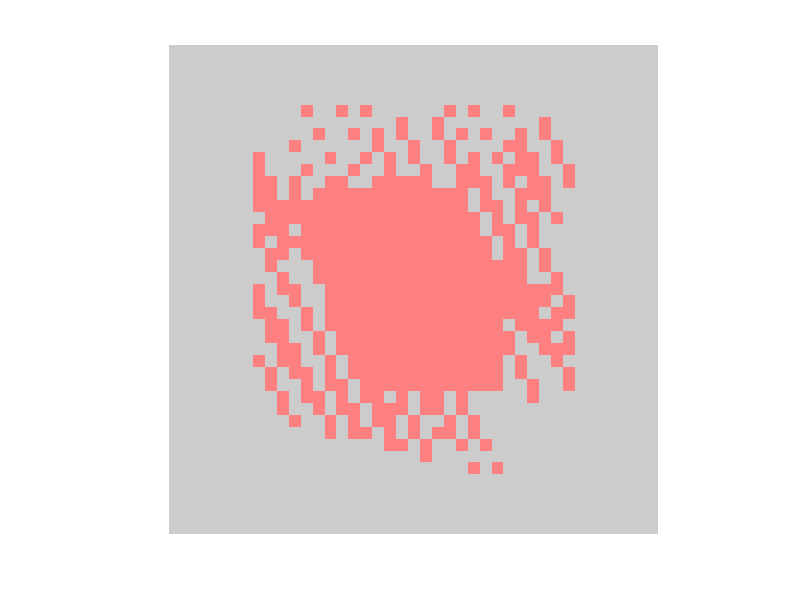

Write the MATLAB code that produced this figure.
% % Load data
% load('REDUNDANT_MAIN_PAD_BLOCK_BITMAP.mat');  % variable: REDUNDANT_MAIN_PAD_BLOCK_BITMAP
% 
% % Create binary mask
% MAIN_PAD_BITMAP = zeros(size(REDUNDANT_MAIN_PAD_BLOCK_BITMAP));
% MAIN_PAD_BITMAP(REDUNDANT_MAIN_PAD_BLOCK_BITMAP == 1) = 1;
% 
% % Define colors
% foreground = [0.4, 0.4, 0.9];   % 
% background = [0.8, 0.8, 0.8];   % 
% 
% % Construct RGB image
% RGB = zeros([size(MAIN_PAD_BITMAP), 3]);
% for i = 1:3
%     RGB(:, :, i) = background(i) + (foreground(i) - background(i)) * MAIN_PAD_BITMAP;
% end
% 
% % Plot
% figure('Position', [100, 100, 700, 700]);
% imshow(RGB, 'InitialMagnification', 'fit');  % 或 'nearest'
% 
% axis off;
% 
% % Export with high resolution
% exportgraphics(gcf, 'redundant_main_pad_bitmap.png', 'Resolution', 600);
% 
% 
% % Load data
% load('REDUNDANT_MAIN_PAD_BLOCK_BITMAP_DILATED.mat');  % variable: REDUNDANT_MAIN_PAD_BLOCK_BITMAP_DILATED
% 
% % Create binary mask
% MAIN_PAD_BITMAP_DILATED = zeros(size(REDUNDANT_MAIN_PAD_BLOCK_BITMAP_DILATED));
% MAIN_PAD_BITMAP_DILATED(REDUNDANT_MAIN_PAD_BLOCK_BITMAP_DILATED == 1) = 1;
% 
% % Define colors
% foreground = [0.4, 0.4, 0.9];   % 
% background = [0.8, 0.8, 0.8];   % 
% 
% % Construct RGB image
% RGB = zeros([size(MAIN_PAD_BITMAP_DILATED), 3]);
% for i = 1:3
%     RGB(:, :, i) = background(i) + (foreground(i) - background(i)) * MAIN_PAD_BITMAP_DILATED;
% end
% 
% % Plot
% figure('Position', [100, 100, 700, 700]);
% imshow(RGB, 'InitialMagnification', 'fit');  % 或 'nearest'
% 
% axis off;
% 
% % Export with high resolution
% exportgraphics(gcf, 'redundant_main_pad_bitmap_dilated.png', 'Resolution', 600);
% 
% 
% 
% % Load data
% load('REDUNDANT_COPY_PAD_BLOCK_BITMAP.mat');  % variable: REDUNDANT_COPY_PAD_BLOCK_BITMAP
% 
% % Create binary mask
% COPY_PAD_BITMAP = zeros(size(REDUNDANT_COPY_PAD_BLOCK_BITMAP));
% COPY_PAD_BITMAP(REDUNDANT_COPY_PAD_BLOCK_BITMAP == 1) = 1;
% 
% % Define colors
% foreground = [0.4, 0.4, 0.9];   % 
% background = [0.8, 0.8, 0.8];   % 
% 
% % Construct RGB image
% RGB = zeros([size(COPY_PAD_BITMAP), 3]);
% for i = 1:3
%     RGB(:, :, i) = background(i) + (foreground(i) - background(i)) * COPY_PAD_BITMAP;
% end
% 
% % Plot
% figure('Position', [100, 100, 700, 700]);
% imshow(RGB, 'InitialMagnification', 'fit');  % 或 'nearest'
% 
% axis off;
% 
% % Export with high resolution
% exportgraphics(gcf, 'redundant_copy_pad_bitmap.png', 'Resolution', 600);
% 
% 
% % Load data
% load('REDUNDANT_COPY_PAD_BLOCK_BITMAP_DILATED.mat');  % variable: REDUNDANT_COPY_PAD_BLOCK_BITMAP_DILATED
% 
% % Create binary mask
% COPY_PAD_BITMAP_DILATED = zeros(size(REDUNDANT_COPY_PAD_BLOCK_BITMAP_DILATED));
% COPY_PAD_BITMAP_DILATED(REDUNDANT_COPY_PAD_BLOCK_BITMAP_DILATED == 1) = 1;
% 
% % Define colors
% foreground = [0.4, 0.4, 0.9];   % 
% background = [0.8, 0.8, 0.8];   % 
% 
% % Construct RGB image
% RGB = zeros([size(COPY_PAD_BITMAP_DILATED), 3]);
% for i = 1:3
%     RGB(:, :, i) = background(i) + (foreground(i) - background(i)) * COPY_PAD_BITMAP_DILATED;
% end
% 
% % Plot
% figure('Position', [100, 100, 700, 700]);
% imshow(RGB, 'InitialMagnification', 'fit');  % 或 'nearest'
% 
% axis off;
% 
% % Export with high resolution
% exportgraphics(gcf, 'redundant_copy_pad_bitmap_dilated.png', 'Resolution', 600);
% 
% 
% 
% % AND BITMAP of MAIN & COPY
% % Load data
% load('cross_bitmap_main_copy.mat');  % variable: cross_bitmap_main_copy
% 
% % Create binary mask
% cross_bitmap_main_copy_bitmap = zeros(size(cross_bitmap_main_copy));
% cross_bitmap_main_copy_bitmap(cross_bitmap_main_copy == 1) = 1;
% 
% % Define colors
% foreground = [0.4, 0.4, 0.9];   % 
% background = [0.8, 0.8, 0.8];   % 
% 
% % Construct RGB image
% RGB = zeros([size(cross_bitmap_main_copy_bitmap), 3]);
% for i = 1:3
%     RGB(:, :, i) = background(i) + (foreground(i) - background(i)) * cross_bitmap_main_copy_bitmap;
% end
% 
% % Plot
% figure('Position', [100, 100, 700, 700]);
% imshow(RGB, 'InitialMagnification', 'fit');  % 或 'nearest'
% 
% axis off;
% 
% % Export with high resolution
% exportgraphics(gcf, 'redundant_main_and_copy_bitmap_dilated.png', 'Resolution', 600);



% AND BITMAP of MAIN & COPY
% Load data
load('TOTAL_CRITICAL_AREA_BITMAP.mat');  % variable: TOTAL_CRITICAL_AREA_BITMAP

% Create binary mask
TOTAL_CRITICAL_AREA = zeros(size(TOTAL_CRITICAL_AREA_BITMAP));
TOTAL_CRITICAL_AREA(TOTAL_CRITICAL_AREA_BITMAP == 1) = 1;

% Define colors
foreground = [1.0, 0.5, 0.5];   % 
background = [0.8, 0.8, 0.8];   % 

% Construct RGB image
RGB = zeros([size(TOTAL_CRITICAL_AREA), 3]);
for i = 1:3
    RGB(:, :, i) = background(i) + (foreground(i) - background(i)) * TOTAL_CRITICAL_AREA;
end

% Plot
figure('Position', [100, 100, 700, 700]);
imshow(RGB, 'InitialMagnification', 'fit');  % 或 'nearest'

axis off;

% Export with high resolution
exportgraphics(gcf, 'total_critical_area_bitmap.png', 'Resolution', 600);